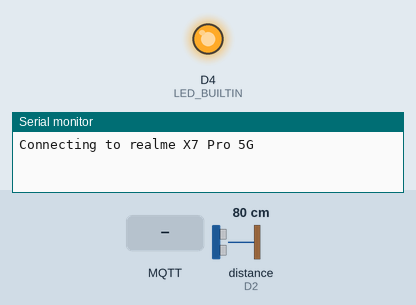
Simulated run of this sketch. Board: ESP8266 (NodeMCU). Shown: output pins drawn as LEDs (lit = HIGH, except the on-board LED, lit = LOW), the last lines printed to the serial monitor. Wiring (inferred from the names in the program): ultrasonic range finder: trigger D1; echo D2. Inputs (shaded band) come from the test bench; at power-on: distance to the obstacle (sensor on D2) 80 cm. The echo pulse lasts 58.3 µs per cm; WiFi joins after 1.5 s; servers stay silent unless stated; no MQTT or app messages arrive unless stated; pins used as bus, display or sensor lines are not drawn.

Above: at 0.1 s.
At 2.7 s:
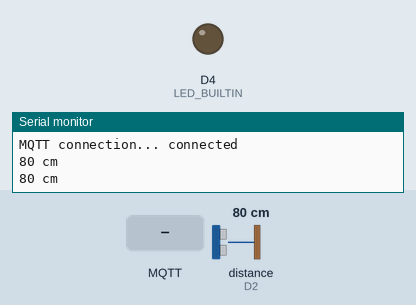
2.8 s: MQTT message "/device001/SetT1" arrives on the first subscribed topic
5.0 s: MQTT message "5" arrives on the first subscribed topic
Timing chart, 0 to 8.0 s (numbered marks = the images above; inputs shaded):
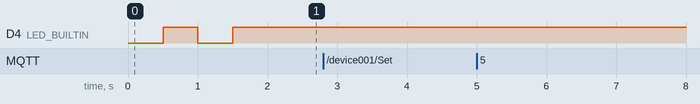

The sketch:

esp-mqtt-Ultrasonic-delay.ino
```cpp
#include <ESP8266WiFi.h>    // WiFi
#include <PubSubClient.h>   // MQTT client

#define WIFI_STA_NAME "realme X7 Pro 5G"
#define WIFI_STA_PASS "15062543"

//MQTT protocol
#define MQTT_SERVER   "34.121.1.224"   //ip server ของคุณ
#define MQTT_PORT     1883
#define MQTT_USERNAME "aofpa"    //user mqtt ที่คุณสร้าง
#define MQTT_PASSWORD "1234"
#define MQTT_NAME     "aofMQTT"   //ตั้งชื่ออะไรก็ได้

#define TRIGGER_PIN  D1
#define ECHO_PIN     D2

String textDelay;

WiFiClient client;
PubSubClient mqtt(client);

void setup() {
  pinMode(TRIGGER_PIN, OUTPUT);
  pinMode(ECHO_PIN, INPUT);
  pinMode(BUILTIN_LED, OUTPUT);

  Serial.begin(9600);         //ปรับตามที่ตั้งค่าใน Device Manager
  pinMode(LED_BUILTIN, OUTPUT);

  Serial.println();
  Serial.println();
  Serial.print("Connecting to ");
  Serial.println(WIFI_STA_NAME);

  //เซ็ตโหมดไวไฟ
  WiFi.mode(WIFI_STA);
  WiFi.begin(WIFI_STA_NAME, WIFI_STA_PASS);

  //พยายามเชื่อมต่อไวไฟจนกว่าจะต่อได้
  while (WiFi.status() != WL_CONNECTED) {
    delay(500);
    Serial.print(".");
    digitalWrite(LED_BUILTIN, !digitalRead(LED_BUILTIN));
  }

  //เชื่อมต่อสำเร็จ
  digitalWrite(LED_BUILTIN, HIGH);
  Serial.println("");
  Serial.println("WiFi connected");
  Serial.println("IP address: ");
  Serial.println(WiFi.localIP());
  //เซ็ตค่า mqtt server
  mqtt.setServer(MQTT_SERVER, MQTT_PORT);
  mqtt.setCallback(mqtt_callback);

}

//ถ้าไวไฟหลุด จะเรียกฟังก์ชันนี้ จนกว่าจะต่อใหม่ได้
void reconnectWiFi() {
  Serial.print("Reconnecting");
  WiFi.mode(WIFI_STA);
  WiFi.begin(WIFI_STA_NAME, WIFI_STA_PASS);
  while (WiFi.status() != WL_CONNECTED) {
    delay(500);
    Serial.print(".");
  }
  Serial.println("Connected!");
}

//ฟังก์ชันการทำงานของ MQTT
void mqtt_callback(char* topic, byte* payload, unsigned int length) {
  //อ่านข้อความที่รับมา
  payload[length] = '\0';
  String topic_str = topic, payload_str = (char*)payload;
  Serial.println("[" + topic_str + "]: " + payload_str);

  //กำหนดเงื่อนไขที่แตกต่างกันตาม Topic
  if ( topic_str == "/device001/SetT1" ) {
    Serial.print( "delay : " );
    Serial.println( payload_str );
  } else if ( topic_str == "/device001/SetT2" ) {
    Serial.print( "delay : " );
    Serial.println( payload_str );
  }
  textDelay = payload_str ;
}

long getdistance() {
  long duration, distance;
  digitalWrite(TRIGGER_PIN, LOW);  // Added this line
  delayMicroseconds(2); // Added this line
  digitalWrite(TRIGGER_PIN, HIGH);
  delayMicroseconds(10); // Added this line
  digitalWrite(TRIGGER_PIN, LOW);
  duration = pulseIn(ECHO_PIN, HIGH);
  distance = (duration / 2) / 29.1;
  Serial.print(distance);
  Serial.println(" cm");
  delay(1000);
  return distance ;
}


void loop() {

  //ถ้าการเชื่อมต่อไวไฟหาด จะพยายามต่อใหม่จนกว่าจะสำเร็จ
  if (mqtt.connected() == false) {
    Serial.print( "WiFi Status : " );
    Serial.println( WiFi.status() );
    if (WiFi.status() != WL_CONNECTED) {
      reconnectWiFi();
    }

    //พยายามเชื่อมต่อ MQTT server
    Serial.print("MQTT connection... ");
    if (mqtt.connect(MQTT_NAME, MQTT_USERNAME, MQTT_PASSWORD)) {  //for mqtt cloud
      //ต่อสำเร็จ แล้ว subscribe 2 topics
      Serial.println("connected");
      mqtt.subscribe("/device001/SetT1");
      mqtt.subscribe("/device001/SetT2");
    } else {
      //ต่อ MQTT Server ล้มเหลว รอ 5000 mili-sec แล้วพยายามต่อใหม่
      Serial.println("failed");
      delay(5000);
    }
  } else {
    //ถ้า MQTT ต่ออยู่แล้ว ก็ให้ทำงานใน callback
    mqtt.loop();
  }
  long distance = getdistance();
  char buf[16];

// assign lval something then...
  ltoa(distance,buf,10);


  int n10  = textDelay.toInt();


  //ทดลอง publish ทุกๆ 3 วินาที
  //Send publish to MQTT Broker
  mqtt.publish("/device001/hello", buf);
  delay(n10);

}
```
